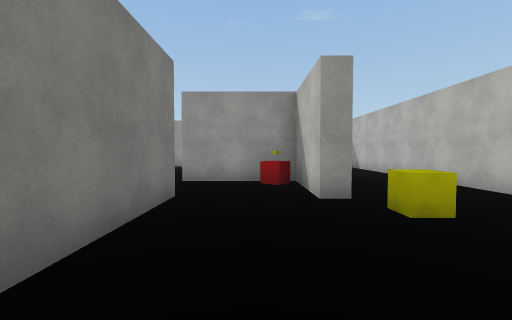
[1] (above)

24 first-person views from a walk through a Unity game level. The camera is 1.5 m above the floor, tilts 2° down and sees 90° across. The floor is counted in squares, 2 m on a side. Each view is taken from the middle of a square. On the plan, view 1 faces up. The plan holds only what a view shows up to about 9 squares ahead; the rest is blank. Surface patterns are stand-ins for the level's own textures.

[2]
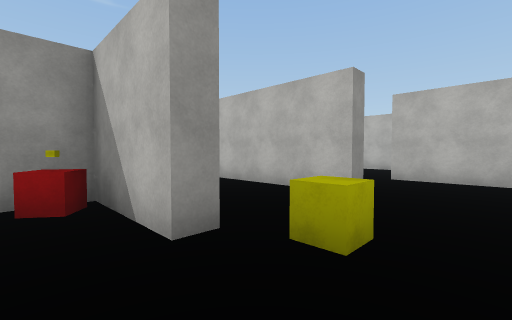

[3]
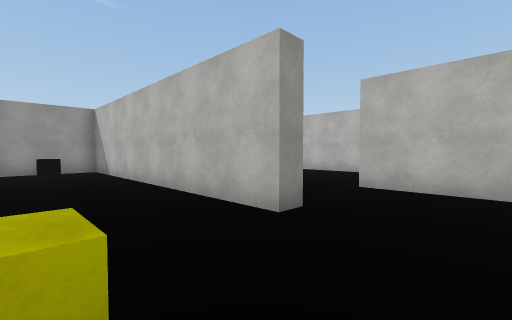

[4]
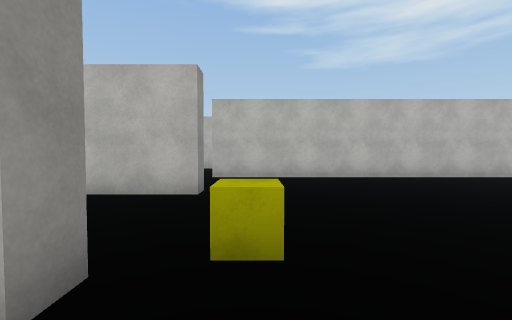

[5]
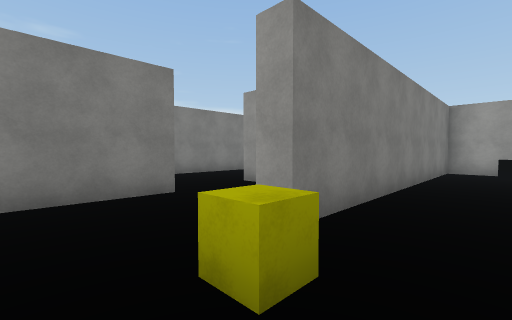

[6]
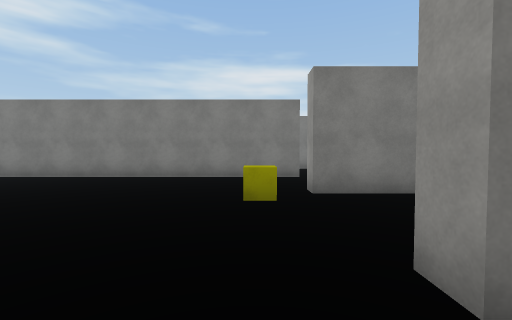

[7]
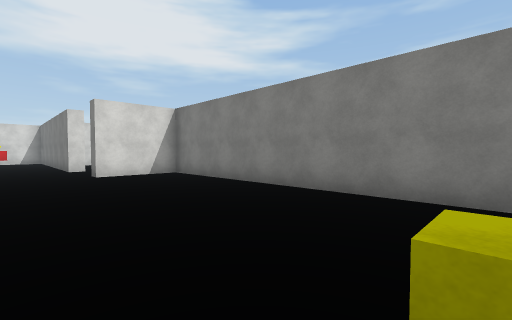

[8]
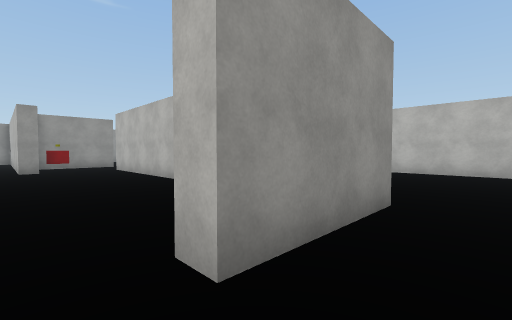

[9]
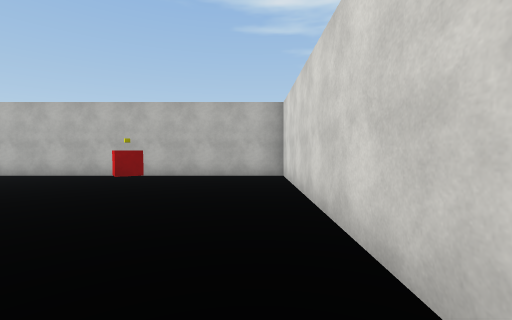

[10]
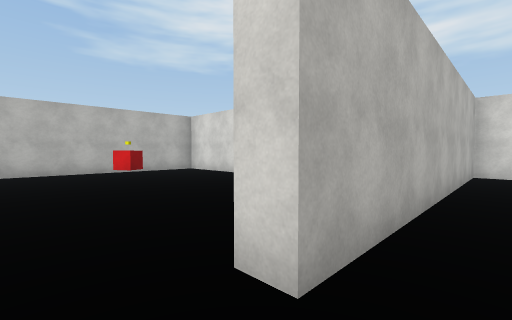

[11]
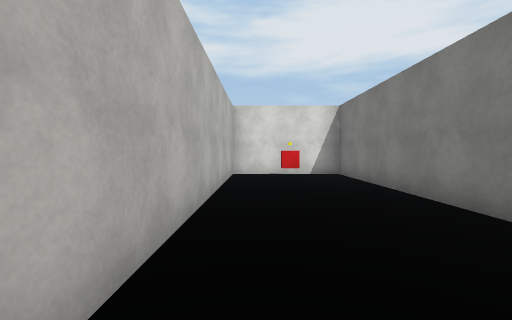

[12]
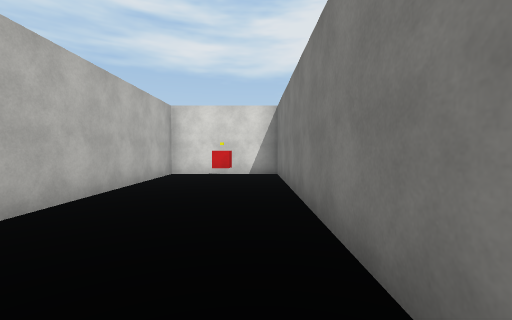

[13]
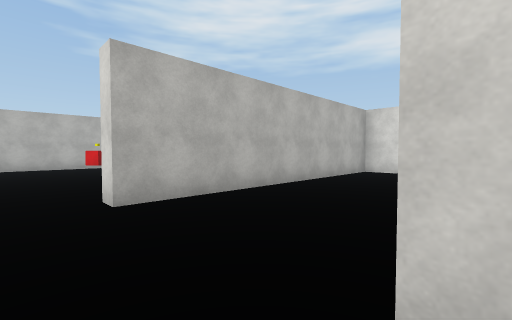

[14]
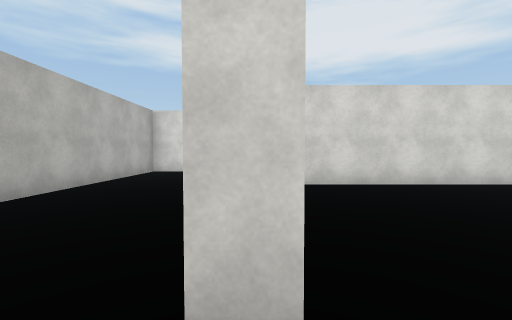

[15]
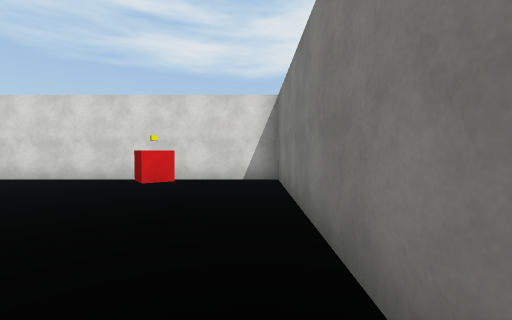

[16]
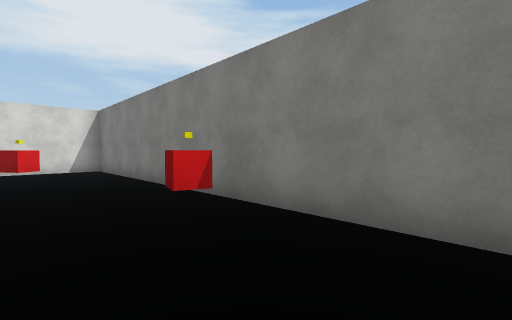

[17]
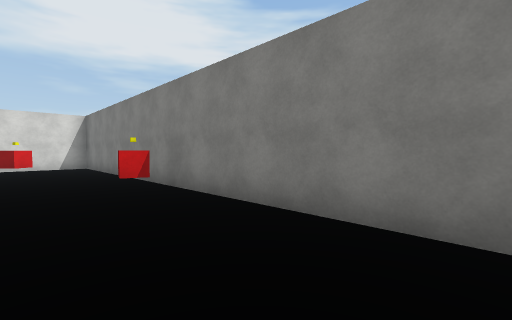

[18]
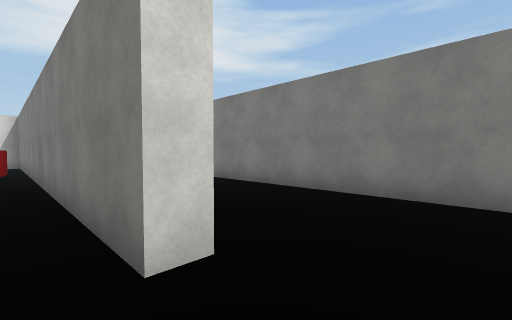

[19]
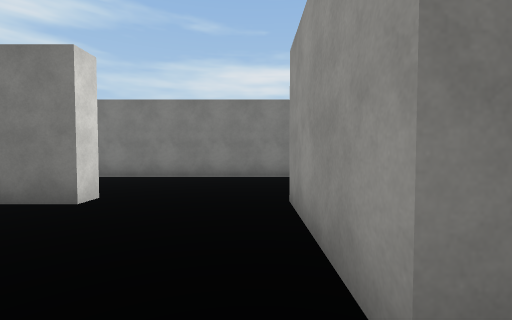

[20]
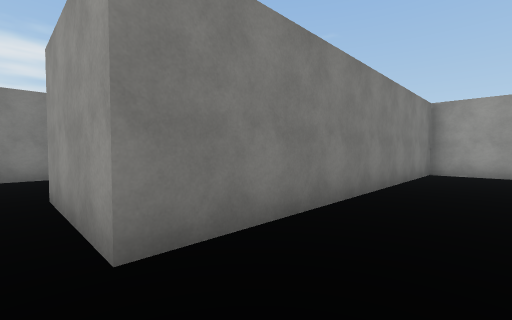

[21]
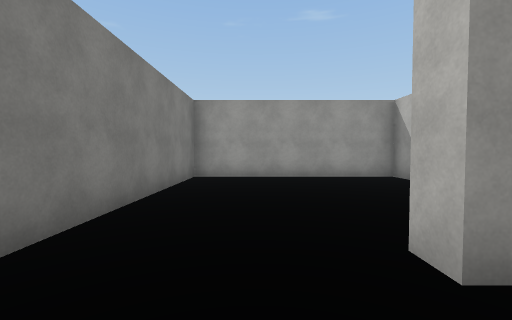

[22]
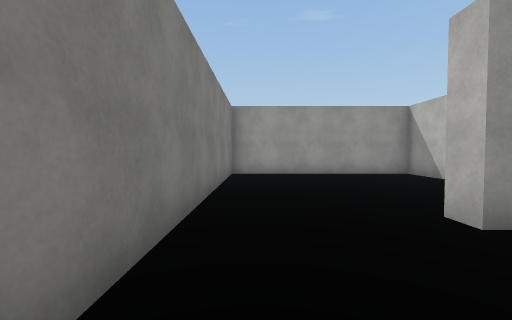

[23]
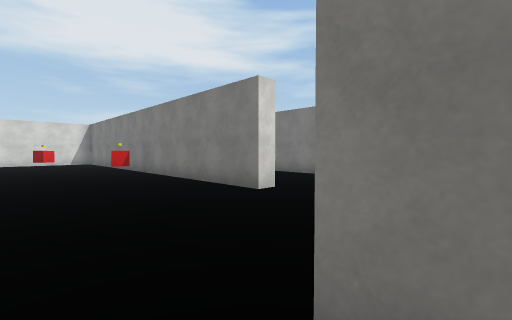

[24]
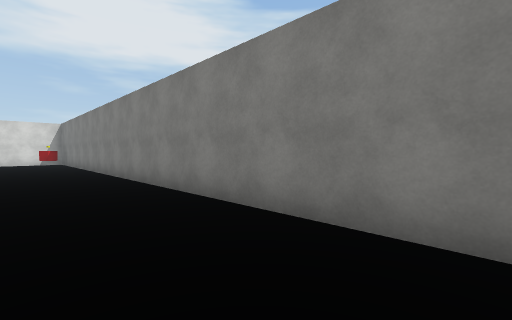

### Floor plan
Points are (right, up) in squares from view 1. A wall is a line through its corners. A room is listed if a view was taken in it or the views show most of it. See-through windows are left out.
Room 1 (views 1, 2, 3, 4, 5, 6, 7, 8, 10, 11, 12)
walls: (4.7, -5.8) (4.7, -5.2); (7.3, -4.4) (7.3, 4.2); (5, 4) (4.4, 4) (4.4, 12.4) (1.5, 12.4) (1.5, 4) (1, 4); (1.3, -8.6) (1.3, -16.3) (4.7, -16.3) (4.7, -8.1); (-1.3, 4.4) (-1.3, -5.3) (1.1, -5.3) (1.1, -5.9)
ways out: opening at (1, -7.5) to room 3; opening at (0, 4); opening at (6.5, 4)
objects: yellow cube (2, 3); other object (3, -16); black cube (3, 11)
Room 2 (view 9)
walls: (7.9, -5.8) (4.7, -5.8); (4.7, -8.1) (5.2, -8.1); (6.8, -12.8) (13.8, -12.8) (13.8, -4)
objects: other object (11, -10) to (11, -9)
Room 3 (views 13, 14, 15, 16, 17, 18, 19, 20, 21, 22, 23, 24)
walls: (-8.1, 0.5) (-7.6, 0.5) (-7.6, -12.8) (0, -12.8); (-11.4, 4) (-11.4, -9.4); (0.8, -8.1) (1.4, -8.1); (-0.4, 6.4) (-1.8, 6.4) (-1.8, 7); (1, 10.8) (1, 12.4) (-4.8, 12.4) (-4.8, 3.5) (-7.9, 3.5)
ways out: opening at (1, -7.5) to room 1; opening at (-1, 5.5)
objects: other object (-7, -5); other object (-5, -10)

Positions as (right, up) in squares from view 1, and headings:
1: (0, 0), facing up
2: (0, 2), facing up-right
3: (2, 2), facing up-right
4: (0, 3), facing right
5: (3, 2), facing up-left
6: (6, 3), facing left
7: (3, 3), facing down-left
8: (4, -7), facing up-right
9: (6, -12), facing right
10: (4, -7), facing down-right
11: (4, -8), facing down
12: (2, -8), facing down
13: (1, -7), facing down-right
14: (1, -7), facing down
15: (-7, -6), facing down
16: (-5, -2), facing down-left
17: (-5, 0), facing down-left
18: (-7, 2), facing down-left
19: (-4, 3), facing left
20: (-3, 3), facing up-left
21: (-3, 5), facing up
22: (-4, 4), facing up
23: (-4, 4), facing down-left
24: (-9, 1), facing down-left
